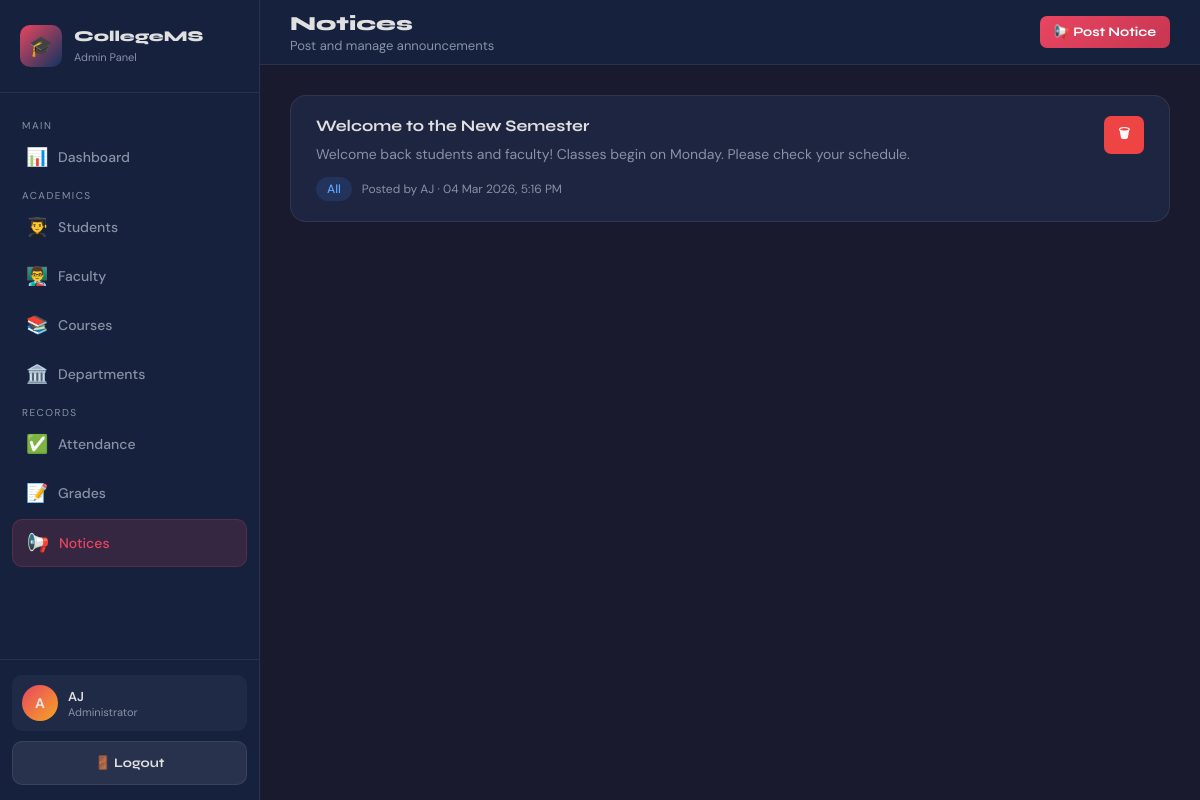
The page /admin/notices.php (signed in) on the database its author committed.
### tables this page shows
CREATE TABLE notices (
  id INT AUTO_INCREMENT PRIMARY KEY,
  title VARCHAR(200) NOT NULL,
  content TEXT NOT NULL,
  posted_by INT NULL,
  target_role ENUM('all','student','faculty') NOT NULL DEFAULT 'all',
  created_at TIMESTAMP DEFAULT CURRENT_TIMESTAMP,
  CONSTRAINT fk_notice_user FOREIGN KEY (posted_by) REFERENCES users(id) ON DELETE SET NULL,
  INDEX idx_notice_target (target_role),
  INDEX idx_notice_date (created_at)
);

CREATE TABLE users (
  id INT AUTO_INCREMENT PRIMARY KEY,
  name VARCHAR(100) NOT NULL,
  email VARCHAR(100) NOT NULL UNIQUE,
  password VARCHAR(255) NOT NULL,
  role ENUM('admin','student','faculty') NOT NULL,
  created_at TIMESTAMP DEFAULT CURRENT_TIMESTAMP
);

### includes/auth.php (called while the page is built, shortened)
<?php
function e($value): string {
    return htmlspecialchars((string)$value, ENT_QUOTES, 'UTF-8');
}
?>

### admin/notices.php (the view, shortened to what this page needs)
<?php
require_once '../includes/db.php';
require_once '../includes/auth.php';
$action  = $_GET['action'] ?? 'list';
$notices = mysqli_query($conn, "
    SELECT n.*, u.name as author
    FROM notices n
    LEFT JOIN users u ON n.posted_by = u.id
    ORDER BY n.created_at DESC, n.id DESC
");
?>
<!DOCTYPE html>
<html lang="en">
<head>
    <link rel="stylesheet" href="../css/style.css">
</head>
<body>
<div class="dashboard-layout">
    <?php include 'sidebar.php'; ?>
    <div class="main-content">
        <header class="topbar">
            <div style="display:flex; align-items:center; gap:15px;">
                <div class="topbar-title"><h1>Notices</h1><p>Post and manage announcements</p></div>
            </div>
            <div class="topbar-right">
                <a href="?action=add" class="btn btn-primary btn-sm">📢 Post Notice</a>
            </div>
        </header>
        <div class="page-content">
            <?php if ($action === 'add'): ?>
            <div class="card">
                <div class="card-header">
                    <h3>📢 Post New Notice</h3>
                    <a href="notices.php" class="btn btn-secondary btn-sm">← Back</a>
                </div>
                <div class="card-body">
                    <form method="POST">
                        <input type="hidden" name="csrf_token" value="<?= e(csrf_token()) ?>">
                        <div class="form-group">
                            <label>Title *</label>
                            <input type="text" name="title" required placeholder="Notice title">
                        </div>
                        <div class="form-group">
                            <label>Content *</label>
                            <textarea name="content" rows="5" required placeholder="Write notice content..."></textarea>
                        </div>
                        <div class="form-group">
                            <label>Target Audience</label>
                            <select name="target_role">
                                <option value="all">Everyone</option>
                                <option value="student">Students Only</option>
                                <option value="faculty">Faculty Only</option>
                            </select>
                        </div>
                        <div style="display:flex; gap:12px;">
                            <button type="submit" name="add_notice" class="btn btn-primary" style="width:auto; padding:13px 30px;">📢 Post Notice</button>
                            <a href="notices.php" class="btn btn-secondary">Cancel</a>
                        </div>
                    </form>
                </div>
            </div>
            <?php else: ?>
            <div style="display:flex; flex-direction:column; gap:15px;">
                <?php while ($n = mysqli_fetch_assoc($notices)): ?>
                <div class="card">
                    <div class="card-body" style="padding:20px 25px;">
                        <div style="display:flex; justify-content:space-between; align-items:flex-start; gap:15px;">
                            <div>
                                <h3 style="font-size:16px; margin-bottom:8px;"><?= e($n['title']) ?></h3>
                                <p style="color:var(--text-muted); font-size:14px; line-height:1.6;"><?= nl2br(e($n['content'])) ?></p>
                                <div style="margin-top:12px; display:flex; gap:10px; align-items:center;">
                                    <span class="chip <?= $n['target_role'] === 'all' ? 'chip-info' : ($n['target_role'] === 'student' ? 'chip-success' : 'chip-warning') ?>">
                                        <?= e(ucfirst($n['target_role'])) ?>
                                    </span>
                                    <span style="font-size:12px; color:var(--text-muted);">
                                        Posted by <?= e($n['author'] ?? '—') ?> · <?= date('d M Y, g:i A', strtotime($n['created_at'])) ?>
                                    </span>
                                </div>
                            </div>
                            <a href="#" onclick="confirmDelete(<?= (int)$n['id'] ?>, 'notices.php')" class="btn btn-danger btn-sm" style="flex-shrink:0;">🗑</a>
                        </div>
                    </div>
                </div>
                <?php endwhile; ?>
            </div>
            <?php endif; ?>
        </div>
    </div>
</div>
</body>
</html>

### css/style.css (style rules this page uses)
:root { --primary: #1a1a2e; --secondary: #16213e; --accent: #e94560; --accent2: #0f3460; --gold: #f5a623; --text: #e0e0e0; --text-muted: #8892a4; --card-bg: #1e2540; --border: rgba(255,255,255,0.08); --success: #22c55e; --warning: #f59e0b; --danger: #ef4444; --info: #3b82f6; --sidebar-w: 260px; }
* { margin: 0; padding: 0; box-sizing: border-box; }
body { font-family: 'DM Sans', sans-serif; background: var(--primary); color: var(--text); min-height: 100vh; }
h1, h2, h3, h4, h5 { font-family: 'Syne', sans-serif; }
a { text-decoration: none; color: inherit; }
.btn { display: inline-flex; align-items: center; gap: 8px; padding: 13px 24px; border-radius: 10px; font-family: 'Syne', sans-serif; font-weight: 700; font-size: 15px; cursor: pointer; border: none; transition: all 0.3s; text-align: center; justify-content: center; }
.btn-primary { background: linear-gradient(135deg, var(--accent), #c73652); color: white; width: 100%; }
.btn-danger { background: var(--danger); color: white; }
.btn-sm { padding: 8px 14px; font-size: 13px; border-radius: 7px; }
.dashboard-layout { display: flex; min-height: 100vh; }
.main-content { flex: 1; margin-left: var(--sidebar-w); display: flex; flex-direction: column; min-height: 100vh; }
.topbar { background: var(--secondary); border-bottom: 1px solid var(--border); padding: 0 30px; height: 65px; display: flex; align-items: center; justify-content: space-between; position: sticky; top: 0; z-index: 50; }
.topbar-title h1 { font-size: 20px; font-weight: 800; }
.topbar-title p { font-size: 13px; color: var(--text-muted); margin-top: 1px; }
.topbar-right { display: flex; align-items: center; gap: 15px; }
.page-content { padding: 30px; flex: 1; }
.card { background: var(--card-bg); border: 1px solid var(--border); border-radius: 16px; overflow: hidden; margin-bottom: 25px; }
.card-body { padding: 25px; }
.chip { display: inline-flex; align-items: center; padding: 4px 11px; border-radius: 20px; font-size: 12px; font-weight: 500; white-space: nowrap; }
.chip-info { background: rgba(59,130,246,0.15); color: #60a5fa; }

### rows shown on the page
notices: title "Welcome to the New Semester", content "Welcome back students and faculty! Classes begin on Monday. Please check your schedule.", target_role "All", posted_by.name "AJ", created_at "04 Mar 2026, 5:16 PM"

### other values the page prints
substr($_SESSION['user_name'] ?? 'A', 0, 1) "A"
$_SESSION['user_name'] "AJ"
